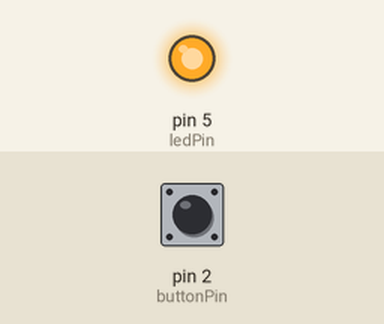
Bench run of a sketch on a simulated Arduino Uno, built with avr-gcc and run on an emulated ATmega328P. Shown: output pins drawn as LEDs (lit = HIGH). The inputs (shaded band) are chosen by the test bench; at power-on: pin 2 (buttonPin) HIGH.

Above: at 1.2 s.
1.3 s: pin 2 (buttonPin) pulled LOW for 3.2 s
At 1.54 s:
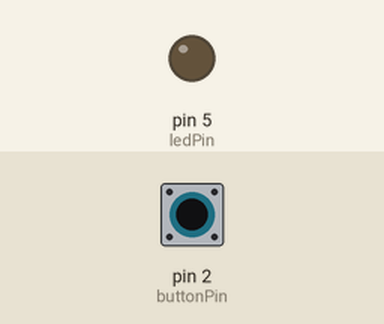
Timing chart, 0 to 6.0 s (numbered marks = the images above; inputs shaded):
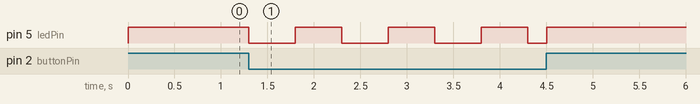

Measured:
- after the input at 1.3 s, pin 5 (ledPin): goes 3 × (LOW 0.50 s, HIGH 0.50 s), LOW 0.20 s, then HIGH, starting at once

The sketch:

Week_5_stateMachine-button.ino
```cpp
int ledPin = 5;
long currentTime = 0;
long previousTime = 0;
int delayVal = 500;
int buttonState = 0;
int buttonPin = 2;
int state =0;

void setup() {
  pinMode(ledPin, OUTPUT);
  pinMode(buttonPin, INPUT);
  Serial.begin(9600);
}


void loop() {
  currentTime = millis();
  buttonState = digitalRead(buttonPin);

 //STATE SWITCHING INPUT
  if (buttonState == 0) {
    state = 0;
  } else if (buttonState == 1) {
    state = 1;
  }

//STATES OUTPUTS
  if (state == 0) {
    animation1();
  } else if (state == 1) {
    animation2();
  }
}

void animation1(){
  if (currentTime - previousTime >= delayVal) {
    digitalWrite(ledPin, HIGH);
  }
  if (currentTime - previousTime >= delayVal * 2) {
    digitalWrite(ledPin, LOW);
    previousTime = currentTime;
  }
}

void animation2(){
  digitalWrite(ledPin, HIGH);
}
```
